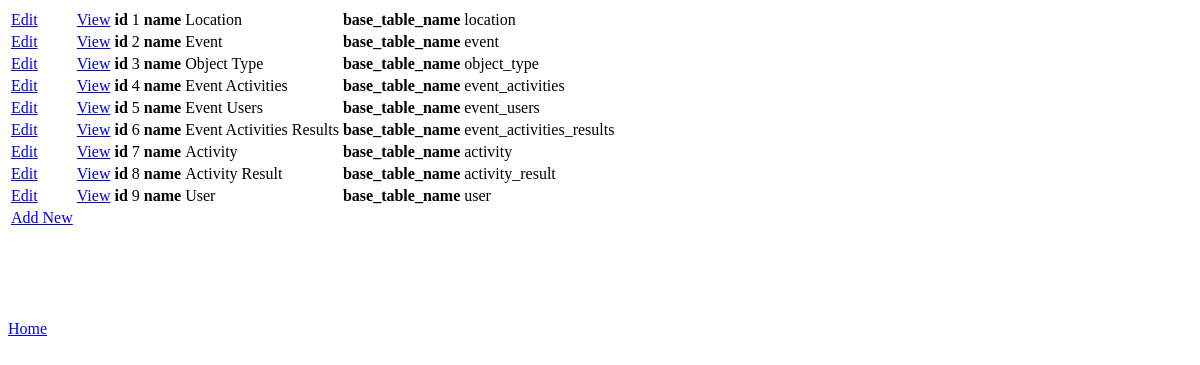
Page /view.php on the earlier database version.
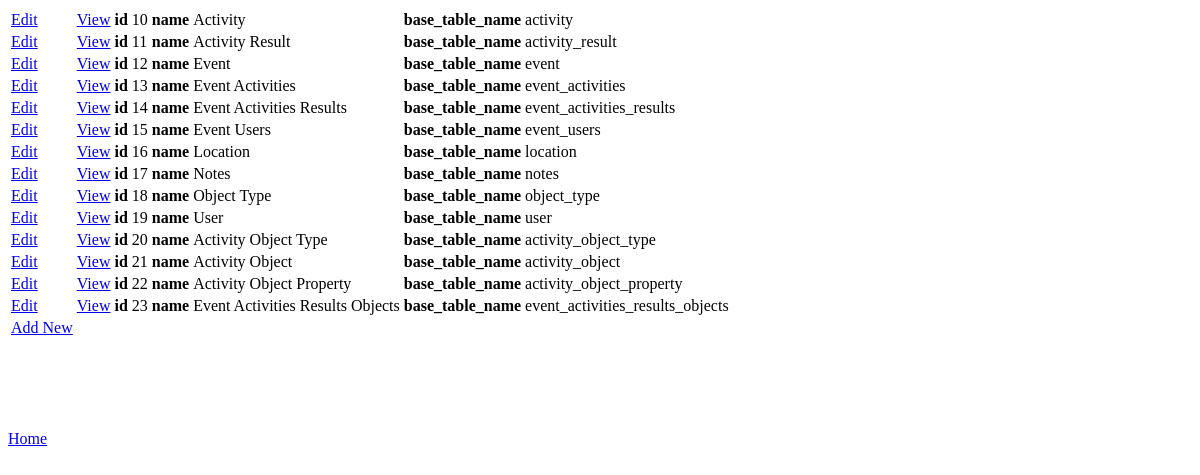
Same page on the later database version.
### tables this page shows
CREATE TABLE `object_type` (
  `id` int(11) NOT NULL AUTO_INCREMENT,
  `name` varchar(90) DEFAULT NULL,
  `base_table_name` varchar(45) DEFAULT NULL,
  PRIMARY KEY (`id`)
);

### view.php (called while the page is built, shortened)
<?php
require_once('components/base_object.php');
get_initial_values();
require_once('header.php');
write_data($base_obj,$specific_obj,$mode,$edited);
?>
<?php require_once('footer.php'); ?>

### class/base.php (called while the page is built, shortened)
<?php
class Base {
    private $table_name = null;
    public function __construct($initial_id = null) {
            $this->id = (int)$initial_id;
            $this->set_values_by_id((int)$initial_id);
    }
    public function set_values_by_id($base_id) {
        require_once('db.php');
        $db = new Database();
        if($base_id == null || !is_int($base_id) || $base_id < 0)
            return false;
        $db_obj = $db->get_first_result("SELECT * FROM " . $this->table_name . " WHERE id = " . (int)$base_id);
        if(isset($db_obj['id']) && (int)$db_obj['id'] === $base_id) {
            return true;
        }
        return false;
    }
    public function get_all() {
        require_once('db.php');
        $db = new Database();
        $all_the_objects = $db->runSQL("SELECT * FROM " . $this->table_name);
        return $all_the_objects;
    }
}
?>

### class/db.php (called while the page is built, shortened)
<?php
class Database {
    private $host = 'localhost';
    private $username = 'root';
    private $password = '';
    private $dbname = 'homeevents';
    private $connection;
    private function connect() {
        $this->connection = new mysqli($this->host, $this->username, $this->password, $this->dbname);
    }
    public function runSQL($sql) {
        try {
        $result = $this->connection->query($sql);
        } catch (Exception $e) {
            return false;
        }
        return $result;
    }
    public function get_first_result($sql) {
        $result = $this->runSQL($sql);
        $firstrow = mysqli_fetch_assoc($result);
        return $firstrow;
    }
}
?>

### class/object_type.php (called while the page is built, shortened)
<?php
require_once('base.php');
class ObjectType extends Base {
    public function __construct($initial_id = null) {
        parent::__construct($initial_id);
    }
}
?>

### components/base_object.php (the view, shortened to what this page needs)
<?php
function get_initial_values($object_type_id=null,$object_id=null) {
    require_once('class/db.php');
    require_once('class/object_type.php');
    $object_type_id = get_form_value('object_type_id');
    $db = new Database();
    if($object_type_id == null) {
        $object_type_id = $db->get_single_value('object_type','id','base_table_name','object_type');
    }
    $base_obj = new ObjectType($object_type_id);
}
function get_form_value($value_name) {
    $value = isset($_GET[$value_name]) ? $_GET[$value_name] : null;
    if($value == null)
        $value = isset($_POST[$value_name]) ? $_POST[$value_name] : null;
    return $value;
}
function write_data($base_obj,$specific_obj,$mode,$edited=null) {
    if($mode != "new" && ($specific_obj == null || !isset($specific_obj->id) || (int)$specific_obj->id <= 0)) {
        require_once('class/base.php');
        $all_the_things = new Base();
        $all_the_things->set_value("table_name",$base_obj->base_table_name);
        $all_the_things = $all_the_things->get_all();
        echo "<table>";
        foreach($all_the_things as $this_thing) {
            echo "<tr>";
            echo "<td><a href = 'view.php?object_type_id=" . $base_obj->id . "&object_id=" . $this_thing['id'] . "&mode=edit'>Edit</a></td>";
            echo "<td><a href = 'view.php?object_type_id=" . $base_obj->id . "&object_id=" . $this_thing['id'] . "&mode=view'>View</a></td>";
            foreach($this_thing as $key => $value)
                echo "<td><b>" . $key . "</b></td><td>" . $value . "</td>";
            echo "</tr>";
        }
        echo "<tr><td><a href = 'view.php?mode=new&object_type_id=" . $base_obj->id . "'>Add New</td></tr>";
        echo "</table>";
    }
}
?>

### header.php (shortened to what this page needs)
<html>
<head>
</head>
<body>

### footer.php
<br /><br /><br /><br /><br />
<a href = "/homeevents/">Home</a>
</body>
</html>

Differences in the rows shown:
removed object_type: key "id", id "1", key "name", name "Location", key "base_table_name", base_table_name "location"
removed object_type: key "id", id "2", key "name", name "Event", key "base_table_name", base_table_name "event"
removed object_type: key "id", id "3", key "name", name "Object Type", key "base_table_name", base_table_name "object_type"
removed object_type: key "id", id "4", key "name", name "Event Activities", key "base_table_name", base_table_name "event_activities"
removed object_type: key "id", id "5", key "name", name "Event Users", key "base_table_name", base_table_name "event_users"
removed object_type: key "id", id "6", key "name", name "Event Activities Results", key "base_table_name", base_table_name "event_activities_results"
removed object_type: key "id", id "7", key "name", name "Activity", key "base_table_name", base_table_name "activity"
removed object_type: key "id", id "8", key "name", name "Activity Result", key "base_table_name", base_table_name "activity_result"
removed object_type: key "id", id "9", key "name", name "User", key "base_table_name", base_table_name "user"
added object_type: key "id", id "10", key "name", name "Activity", key "base_table_name", base_table_name "activity"
added object_type: key "id", id "11", key "name", name "Activity Result", key "base_table_name", base_table_name "activity_result"
added object_type: key "id", id "12", key "name", name "Event", key "base_table_name", base_table_name "event"
added object_type: key "id", id "13", key "name", name "Event Activities", key "base_table_name", base_table_name "event_activities"
added object_type: key "id", id "14", key "name", name "Event Activities Results", key "base_table_name", base_table_name "event_activities_results"
added object_type: key "id", id "15", key "name", name "Event Users", key "base_table_name", base_table_name "event_users"
added object_type: key "id", id "16", key "name", name "Location", key "base_table_name", base_table_name "location"
added object_type: key "id", id "17", key "name", name "Notes", key "base_table_name", base_table_name "notes"
added object_type: key "id", id "18", key "name", name "Object Type", key "base_table_name", base_table_name "object_type"
added object_type: key "id", id "19", key "name", name "User", key "base_table_name", base_table_name "user"
added object_type: key "id", id "20", key "name", name "Activity Object Type", key "base_table_name", base_table_name "activity_object_type"
added object_type: key "id", id "21", key "name", name "Activity Object", key "base_table_name", base_table_name "activity_object"
added object_type: key "id", id "22", key "name", name "Activity Object Property", key "base_table_name", base_table_name "activity_object_property"
added object_type: key "id", id "23", key "name", name "Event Activities Results Objects", key "base_table_name", base_table_name "event_activities_results_objects"
